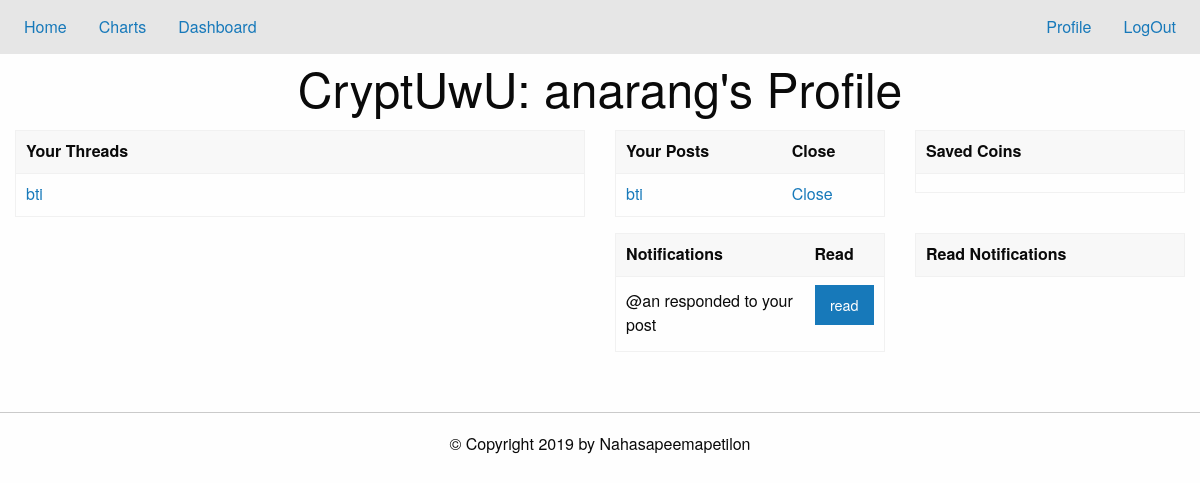
/profile (signed in), run on the app's committed database.
### tables this page shows
CREATE TABLE coins (username TEXT PRIMARY KEY, listCoins TEXT);

CREATE TABLE anarang_threads (threadID INT PRIMARY KEY, post TEXT);

CREATE TABLE anarang_posts (threadID INT, postID INT, post TEXT);

CREATE TABLE anarang_notifications (user TEXT, action TEXT, threadID INT, postID INT, read INT);

### app.py (the view, shortened to what this page needs)
@app.route('/profile', methods=['POST', 'GET'])
def load_profile():
    if noUser():
        return redirect('/')
    db = sqlite3.connect('./data/base.db')
    c = db.cursor()
    if request.method=='GET':
        coins=dbEditor.getCoins(c,session['username'])
        threads=dbEditor.userThreads(c, session['username'])
        posts=dbEditor.userPosts(c,session['username'])
        readPosts =dbEditor.getReadNotifs(c,session['username'])
        readPosts=dbEditor.getReadNotifs(c,session['username'])
        unreadPosts =dbEditor.getUnreadNotifs(c,session['username'])
        db.close()
        return render_template('profile.html', coins=coins, threads=threads, posts=posts,read_posts=readPosts, unread_posts=unreadPosts,user=session['username'])

### app.py (called while the page is built)
def noUser():
    return 'username' not in session.keys()

### util/dbEditor.py (called while the page is built)
def foo_char_html(str): # parses through username
    return str.replace('&', '&amp;').replace('<', '&lt;').replace('>', '&gt;')

def getCoins(cursor,user): # get list of coins user likes
    t = cursor.execute("SELECT listCoins from coins WHERE username = ?;", (foo_char_html(user),)).fetchone()[0]
    val = t.split("!")
    return val

def userThreads(cursor,user):
    v = "SELECT post,threadID FROM " + user + "_threads;"
    l = list(cursor.execute(v))
    return l

def userPosts(cursor,user):
    v = "SELECT * FROM " + user + "_posts;"
    l = list(cursor.execute(v))
    return l

def getReadNotifs(cursor,user):
    v = "SELECT * FROM " + user + "_notifications WHERE read = ?;"
    return list(cursor.execute(v,(1,)))

def getUnreadNotifs(cursor,user):
    v = "SELECT * FROM " + user + "_notifications WHERE read = ?;"
    return list(cursor.execute(v,(0,)))

### templates/profile.html (shortened to what this page needs)
{% extends "home.html" %}
{% block content %}
<h1 class="text-center"> CryptUwU: {{user}}'s Profile</h1>
<div class="grid-container">
  <div class="grid-x grid-padding-x">
    <div class="cell small-6">
      <table class="hover">
	<thead><tr>
	    <th> Your Threads </th>
	</tr></thead>
	<tbody>
	  {% for thread in threads %}
	  <tr>
	    <td><a href="/thread?id={{thread[1]}}">{{ thread[0] }}</a></td>
	  </tr>
	  {% endfor %}
	</tbody>
      </table>
    </div>
    <div  class="cell small-6">
      <div class="grid-x grid-padding-x">
	<div  class="cell small-6">
	  <table class="hover">
	    <thead><tr>
		<th> Your Posts
		</th>
		<th> Close</th>
	    </tr></thead>
	    <tbody>
	      {% for post in posts %}
	      <tr data-closable>
		<td><a href="/thread?id={{post[0]}}#{{post[1]}}">{{ post[2] }}</a>
		</td>
		<td><a href="#" data-close>Close</a>
		</td>
	      </tr>
	      {% endfor %}
	    </tbody>
	  </table>
	</div>
	<div  class="cell small-6">
	  <table class="hover">
	    <thead><tr><th> Saved Coins </th></tr></thead>
	    <tbody>
	      {% for coin in coins %}
	      <tr><td>{{ coin }}</td></tr>
	      {% endfor %}
	    </tbody>
	  </table>
	</div>
      </div>
      <div class="grid-x grid-padding-x">
	<div  class="cell small-6">
	  <table class="hover">
	    <thead><tr><th> Notifications </th><th> Read</th>
	    </tr></thead>
	    <tbody>
	      {% for post in unread_posts %}
	      <tr data-closable><td>@{{post[0]}} {{post[1]}} your post</td>
		<td>
		  <form action="#" method="POST">
		    <input type="submit" class="button"  name="act" value="read" data-close>
		  </form>
	      </tr>
	      {% endfor %}
	    </tbody>
	  </table>
	</div>
	<div class="small-6 cell">
	  <table class="hover">
	    <thead><tr><th> Read Notifications </th>
	    </tr></thead>
	  </table>
	</div>
      </div>
    </div>
  </div>
</div>
{% endblock %}

### data on the page
coins: username "anarang"
anarang_threads: post "bti"
anarang_posts: post "bti"
anarang_notifications: user "an", action "responded to"
